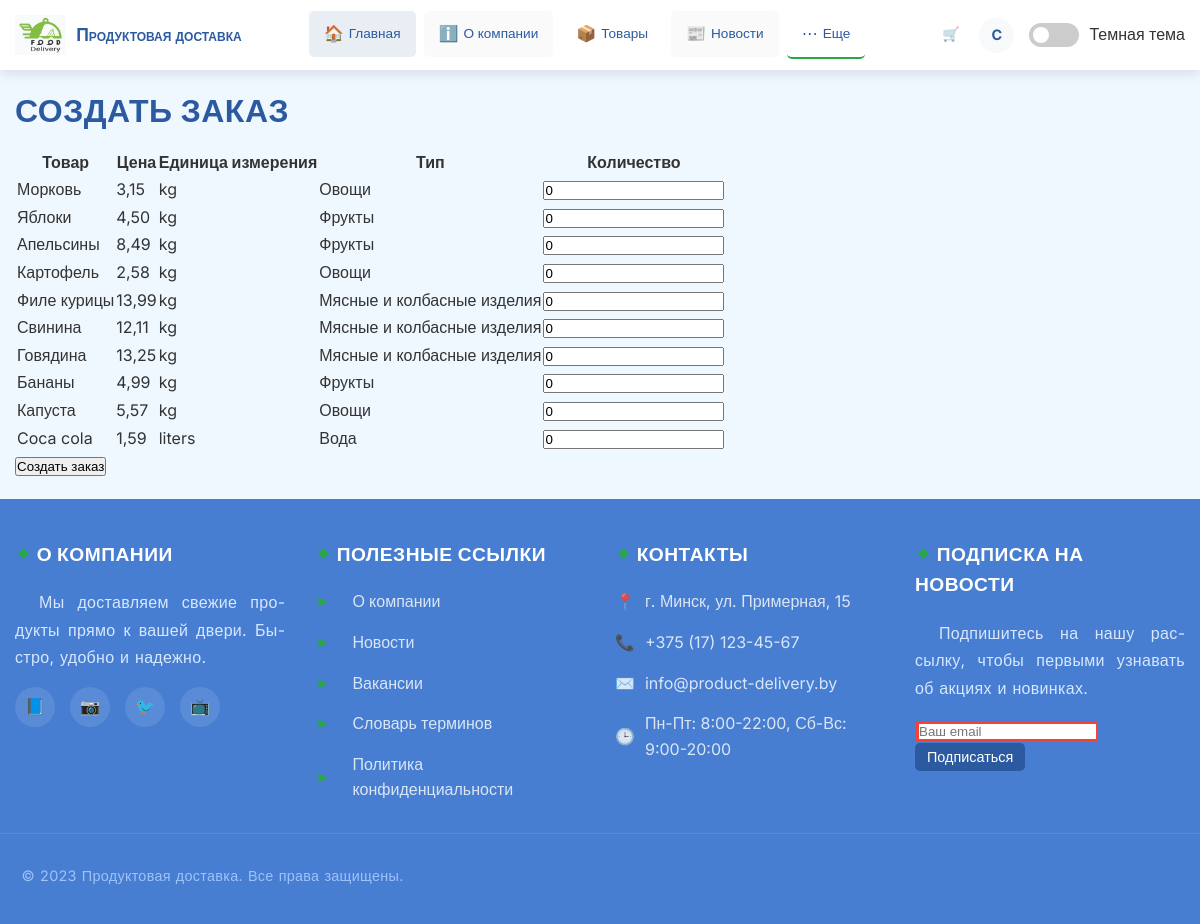
/create-order/ (signed in), run on the app's committed database.
### delivery_app/models.py (models this page shows, shortened)
class Product(models.Model):
    UNIT_CHOICES = [
        ('pieces', 'Штуки'),
        ('kg', 'Килограммы'),
        ('liters', 'Литры')
    ]
    name = models.CharField(max_length=200)
    price = models.DecimalField(max_digits=10, decimal_places=2)
    unit_of_measurement = models.CharField(max_length=20, choices=UNIT_CHOICES)
    product_type = models.ForeignKey(ProductType, on_delete=models.CASCADE, related_name='products')
    description = models.TextField(blank=True)
    manufacturer = models.ForeignKey(Manufacturer, on_delete=models.SET_NULL, null=True, blank=True, related_name='products')
    weight = models.DecimalField(max_digits=10, decimal_places=2, default=Decimal('1.00'), help_text="Вес в кг")
    stock = models.PositiveIntegerField(default=0, help_text="Количество на складе")
    image = models.ImageField(upload_to='products/', blank=True, null=True, help_text="Изображение товара")

class ProductType(models.Model):
    name = models.CharField(max_length=100)

### delivery_app/views.py (the view, shortened to what this page needs)
# urls.py: path('create-order/', views.create_order, name='create_order'),
@login_required
def create_order(request):
    try:
        client = Client.objects.get(user=request.user)
    except Client.DoesNotExist:
        messages.error(request, "Клиентский профиль не найден. Обратитесь к администратору.")
        return redirect('delivery_app:home')
    products = Product.objects.all()  # Получаем все доступные продукты
    context = {
        'products': products,
        'current_date': timezone.now().strftime('%d/%m/%Y'),
        'timezone': 'Europe/Minsk',
        'calendar': calendar.monthcalendar(timezone.now().year, timezone.now().month),
    }
    return render(request, 'delivery_app/create_order.html', context)

### delivery_app/templates/delivery_app/create_order.html (shortened to what this page needs)
{% extends "delivery_app/base.html" %}
{% block content %}
<h2>Создать заказ</h2>
<form method="post">
    <table>
        <thead>
            <tr>
                <th>Товар</th>
                <th>Цена</th>
                <th>Единица измерения</th>
                <th>Тип</th>
                <th>Количество</th>
            </tr>
        </thead>
        <tbody>
            {% for product in products %}
            <tr>
                <td>{{ product.name }}</td>
                <td>{{ product.price }}</td>
                <td>{{ product.unit_of_measurement }}</td>
                <td>{{ product.product_type.name }}</td>
                <td>
                    <input type="number" name="quantity_{{ product.id }}" value="0" min="0" step="0.1">
                </td>
            </tr>
            {% endfor %}
        </tbody>
    </table>
    <button type="submit">Создать заказ</button>
</form>
{% endblock %}

### delivery_app/templates/delivery_app/base.html (shortened to what this page needs)
{% load static %}
<!DOCTYPE html>
<html lang="ru">
<head>
    <link rel="stylesheet" href="{% static 'delivery_app/css/style.css' %}">
</head>
<body>
    <header>
        <div class="header-container">
            <a href="{% url 'delivery_app:home' %}" class="logo">
                <img src="{% static 'delivery_app/images/logo.png' %}" alt="Логотип доставки продуктов">
                <span class="logo-text">Продуктовая доставка</span>
            </a>
            <nav class="nav-desktop">
                <ul class="nav-menu">
                    <li><a href="{% url 'delivery_app:home' %}"
                            class="nav-link {% if request.resolver_match.url_name == 'home' %}active{% endif %}">
                            <span class="nav-icon">🏠</span> Главная
                        </a></li>
                    <li><a href="{% url 'delivery_app:about' %}"
                            class="nav-link {% if request.resolver_match.url_name == 'about' %}active{% endif %}">
                            <span class="nav-icon">ℹ️</span> О компании
                        </a></li>
                    <li><a href="{% url 'delivery_app:product_list' %}"
                            class="nav-link {% if request.resolver_match.url_name == 'product_list' %}active{% endif %}">
                            <span class="nav-icon">📦</span> Товары
                        </a></li>
                    <li><a href="{% url 'delivery_app:news' %}"
                            class="nav-link {% if request.resolver_match.url_name == 'news' %}active{% endif %}">
                            <span class="nav-icon">📰</span> Новости
                        </a></li>
                    <li class="more-menu">
                        <a href="#" class="nav-link">
                            <span class="nav-icon">⋯</span> Еще
                        </a>
                    </li>
                </ul>
                <div class="user-menu">
                    <a href="{% url 'delivery_app:cart' %}" class="nav-link" title="Корзина"
                        style="position: relative;">
                        <span>🛒</span>
                    </a>
                    {% if user.is_authenticated %}
                    <div class="user-avatar" title="{{ user.username }}">
                        {{ user.username|first|upper }}
                    </div>
                    {% else %}
                    <a href="{% url 'delivery_app:login' %}" class="btn btn-outline">Войти</a>
                    <a href="{% url 'delivery_app:register' %}" class="btn btn-primary">Регистрация</a>
                    {% endif %}
                </div>
                <div class="theme-switcher">
                    <label class="switch">
                        <span class="slider round"></span>
                    </label>
                    <span id="theme-label">Темная тема</span>
                </div>
            </nav>
        </div>
    </header>
    <main>
        <div class="container">
            {% block content %}
            {% endblock %}
        </div>
    </main>
    <footer>
        <div class="footer-container">
            <div class="footer-section">
                <h3>О компании</h3>
                <p>Мы доставляем свежие продукты прямо к вашей двери. Быстро, удобно и надежно.</p>
                <div class="social-links">
                    <a href="#" class="social-link"><span>📘</span></a>
                    <a href="#" class="social-link"><span>📷</span></a>
                    <a href="#" class="social-link"><span>🐦</span></a>
                    <a href="#" class="social-link"><span>📺</span></a>
                </div>
            </div>
            <div class="footer-section">
                <h3>Полезные ссылки</h3>
                <div class="footer-links">
                    <a href="{% url 'delivery_app:about' %}"> О компании</a>
                    <a href="{% url 'delivery_app:news' %}"> Новости</a>
                    <a href="{% url 'delivery_app:vacancies' %}"> Вакансии</a>
                    <a href="{% url 'delivery_app:faq' %}"> Словарь терминов</a>
                    <a href="{% url 'delivery_app:privacy_policy' %}"> Политика
                        конфиденциальности</a>
                </div>
            </div>
            <div class="footer-section">
                <h3>Контакты</h3>
                <div class="contact-info">
                    <div class="contact-item">
                        <span>📍</span>
                        <span>г. Минск, ул. Примерная, 15</span>
                    </div>
                    <div class="contact-item">
                        <span>📞</span>
                        <span>+375 (17) 123-45-67</span>
                    </div>
                    <div class="contact-item">
                        <span>✉️</span>
                        <span>info@product-delivery.by</span>
                    </div>
                    <div class="contact-item">
                        <span>🕒</span>
                        <span>Пн-Пт: 8:00-22:00, Сб-Вс: 9:00-20:00</span>
                    </div>
                </div>
            </div>
            <div class="footer-section">
                <h3>Подписка на новости</h3>
                <p>Подпишитесь на нашу рассылку, чтобы первыми узнавать об акциях и новинках.</p>
                <form class="subscribe-form">
                    <input type="email" placeholder="Ваш email" required>
                    <button type="submit" class="btn btn-primary">Подписаться</button>
                </form>
            </div>
        </div>
        <div class="footer-bottom">
            <p>&copy; 2023 Продуктовая доставка. Все права защищены.</p>
        </div>
    </footer>
</body>
</html>

### delivery_app/static/delivery_app/css/style.css (style rules this page uses)
:root { --primary-color: #2c5aa0; --primary-dark: #1e3d6f; --primary-light: #3a6bc0; --secondary-color: #4CAF50; --secondary-dark: #388E3C; --accent-color: #FF9800; --text-dark: #2c3e50; --text-light: #6c757d; --bg-light: #f8f9fa; --bg-white: #ffffff; --border-color: #e9ecef; --shadow: 0 4px 12px rgba(0, 0, 0, 0.1); --shadow-hover: 0 8px 24px rgba(0, 0, 0, 0.15); }
* { margin: 0; padding: 0; box-sizing: border-box; }
body { font-family: 'Segoe UI', Tahoma, Geneva, Verdana, sans-serif; line-height: 1.6; color: var(--text-dark); background-color: var(--bg-light); }
h1, h2, h3, h4, h5, h6 { color: var(--primary-color); margin-bottom: 1rem; font-weight: 600; }
h2 { font-size: 2em; line-height: 1.3; }
h3 { font-size: 1.5em; }
p { margin-bottom: 1rem; color: var(--text-light); }
a { color: var(--primary-color); text-decoration: none; transition: color 0.3s ease; }
.btn { display: inline-block; padding: 12px 24px; border: none; border-radius: 8px; font-size: 1em; font-weight: 500; text-align: center; cursor: pointer; transition: all 0.3s ease; text-decoration: none; position: relative; overflow: hidden; }
.btn-primary { background-color: var(--primary-color); color: white; }
.container { max-width: 1200px; margin: 0 auto; padding: 0 20px; }

### data on the page
Product: name "Морковь", price "3,15", unit_of_measurement "kg", product_type.name "Овощи"
Product: name "Яблоки", price "4,50", unit_of_measurement "kg", product_type.name "Фрукты"
Product: name "Апельсины", price "8,49", unit_of_measurement "kg", product_type.name "Фрукты"
Product: name "Картофель", price "2,58", unit_of_measurement "kg", product_type.name "Овощи"
Product: name "Филе курицы", price "13,99", unit_of_measurement "kg", product_type.name "Мясные и колбасные изделия"
Product: name "Свинина", price "12,11", unit_of_measurement "kg", product_type.name "Мясные и колбасные изделия"
Product: name "Говядина", price "13,25", unit_of_measurement "kg", product_type.name "Мясные и колбасные изделия"
Product: name "Бананы", price "4,99", unit_of_measurement "kg", product_type.name "Фрукты"
Product: name "Капуста", price "5,57", unit_of_measurement "kg", product_type.name "Овощи"
Product: name "Coca cola", price "1,59", unit_of_measurement "liters", product_type.name "Вода"

### other printed values
{{ user.username|first|upper }} "C"
